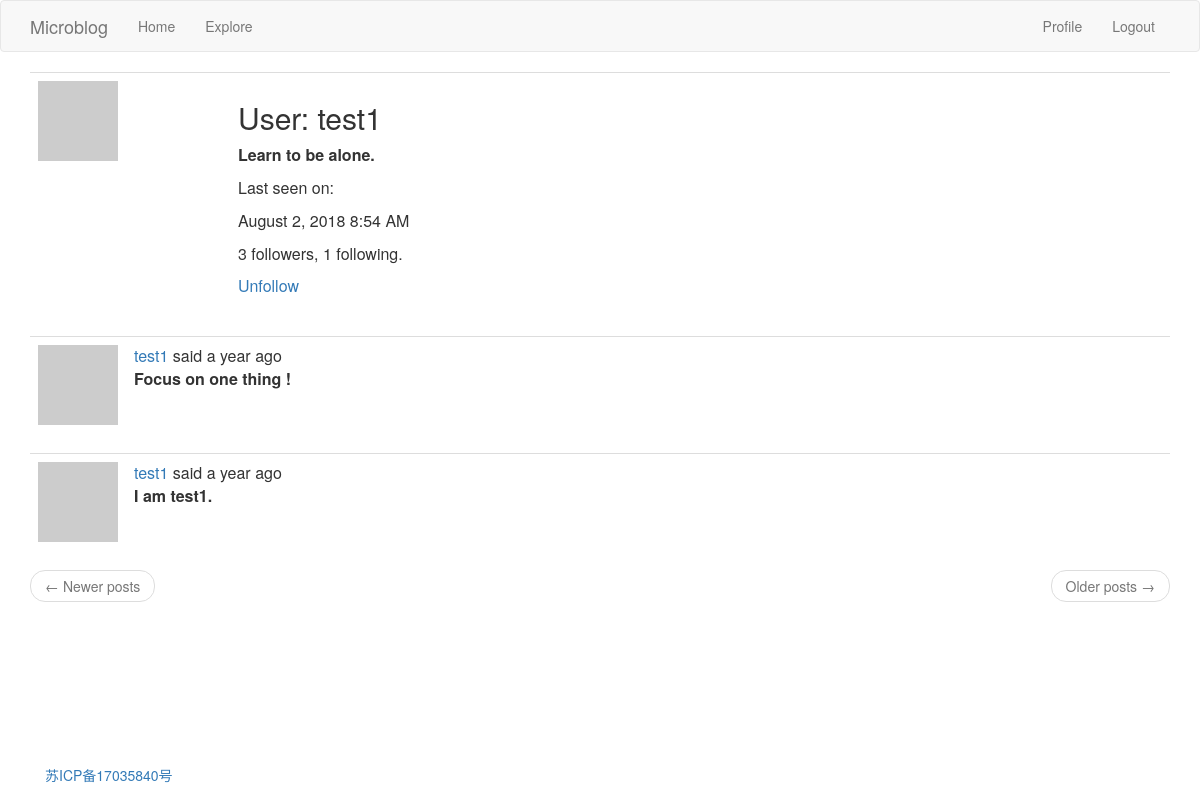
Page /user/test1 (signed in) on the committed database.
### app/models.py (models this page shows, shortened)
class User(UserMixin,db.Model):
	id = db.Column(db.Integer , primary_key = True)
	username = db.Column(db.String(64) , index = True ,unique = True )
	email = db.Column(db.String(120) , index = True ,unique = True)
	password_hash = db.Column(db.String(128))
	posts = db.relationship('Post' , backref = 'author' , lazy = 'dynamic')
	about_me = db.Column(db.String(140))
	last_seen = db.Column(db.DateTime , default = datetime.utcnow)
	followed = db.relationship(
		'User' , secondary = followers ,#secondary 指定用于该关系的关联表
		primaryjoin = (followers.c.follower_id == id),#primaryjoin 通过关联表关联到关注者的条件 followers.c.follower_id 引用followers表中的follower_id列
		secondaryjoin = (followers.c.followed_id == id),#secondaryjoin 通过关联表关联到被关注者的条件
		backref = db.backref('followers' , lazy = 'dynamic') , lazy = 'dynamic'	)
	def avatar(self , size):
		digest = md5(self.email.lower().encode('utf-8')).hexdigest()
		return 'https://www.gravatar.com/avatar/{}?d=identicon&s={}' .format(digest , size)
	def is_following(self , user):
		return self.followed.filter(
			followers.c.followed_id == user.id).count () >0 #确定是否已经关注 count（）返回结果的数量

class Post(db.Model):
	id = db.Column(db.Integer , primary_key = True )
	body = db.Column(db.String(140))
	timestamp = db.Column(db.DateTime , index = True , default = datetime.utcnow)
	user_id = db.Column(db.Integer , db.ForeignKey ('user.id'))

### app/routes.py (the view)
@App.route('/user/<username>')
@login_required
def user(username):
	user = User.query.filter_by(username = username).first_or_404()
	page = request.args.get('page' , 1 ,type = int)
	posts =user.posts.order_by(Post.timestamp.desc()).paginate(
		page , App.config['POSTS_PER_PAGE'] , False)
	next_url = url_for('user' , username = user.username , page = posts.next_num) \
		if posts.has_next else None
	prev_url = url_for('user' , username = user.username , page = posts.prev_num) \
		if posts.has_prev else None
	return render_template('user.html' , title = 'User' ,  user = user , posts = posts.items ,
							next_url = next_url , prev_url = prev_url )

### app/models.py (called while the page is built)
@login.user_loader
def load_user(id):
	return User.query.get(int(id))

### app/routes.py (called while the page is built)
@App.before_request
def before_request():
	if current_user.is_authenticated:
		current_user.last_seen = datetime.utcnow()
		db.session.commit()

### app/templates/user.html (shortened to what this page needs)
{% extends "base.html" %}
{% block app_content %}
    <table class="table table-hover">
        <tr>
            <td width="200px"><img src="{{ user.avatar(200) }}"></td>
            <td>
                <h2>User: {{ user.username }}</h2>
                {% if user.about_me %}<p><b>{{ user.about_me }}</b></p>{% endif %}
                {% if user.last_seen %}
                	<p>Last seen on: </p>
                    <p>{{ moment(user.last_seen).format('LLL') }}</p>
                {% endif %}
                <p>{{ user.followers.count() }} followers, {{ user.followed.count() }} following.</p>
                {% if user == current_user %}
                <p><a href="{{ url_for('edit_profile') }}">Edit your profile</a></p>
                {% elif not current_user.is_following(user) %}
                <p><a href="{{ url_for('follow', username=user.username) }}">Follow</a></p>
                {% else %}
                <p><a href="{{ url_for('unfollow', username=user.username) }}">Unfollow</a></p>
                {% endif %}
            </td>
        </tr>
    </table>
    {% for post in posts %}
        {% include '_post.html' %}
    {% endfor %}
    <nav aria-label="...">
        <ul class="pager">
            <li class="previous{% if not prev_url %} disabled{% endif %}">
                <a href="{{ prev_url or '#' }}">
                    <span aria-hidden="true">&larr;</span> Newer posts
                </a>
            </li>
            <li class="next{% if not next_url %} disabled{% endif %}">
                <a href="{{ next_url or '#' }}">
                    Older posts <span aria-hidden="true">&rarr;</span>
                </a>
            </li>
        </ul>
    </nav>
{% endblock %}

### app/templates/_post.html (shortened to what this page needs)
<table class="table table-hover">
<tr>
	<td width="70px">
		<a href="{{ url_for('user', username=post.author.username) }}">
                   	 <img src="{{ post.author.avatar(70) }}" />
                </a>
	</td>
	<td>
		<a href="{{url_for('user' , username = post.author.username)}}">{{ post.author.username }} </a>
		said {{  moment(post.timestamp).fromNow() }}
		 <br><b>{{ post.body }}</b>
	</td>
</tr>
</table>

### rows in the picture
User: username "test1", about_me "Learn to be alone.", last_seen "August 2, 2018 8:54 AM"
Post: author.username "test1", timestamp "a year ago", body "Focus on one thing !"
Post: author.username "test1", timestamp "a year ago", body "I am test1."

### other values in the picture
{{ user.followers.count() }} "3"
{{ user.followed.count() }} "1"
